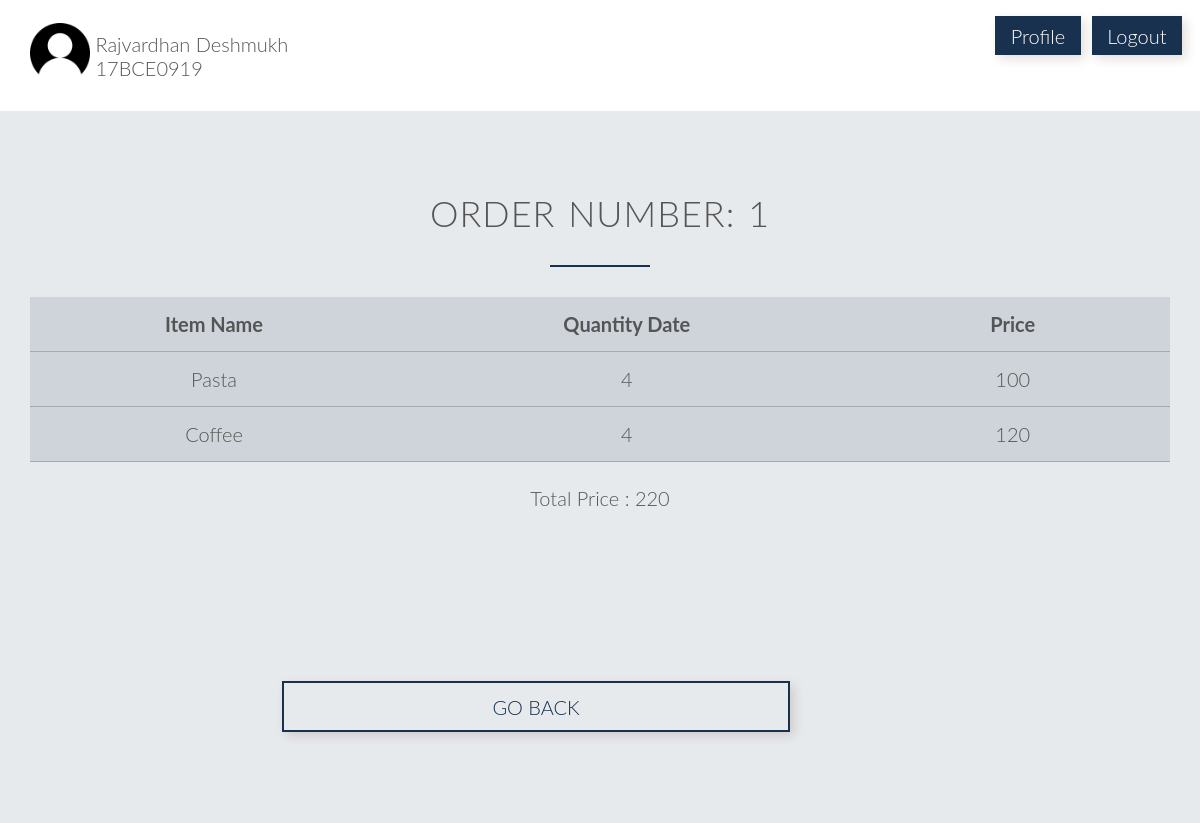
The page /stord.php?oid=1 (signed in) on the database its author committed.
### tables this page shows
CREATE TABLE `customer` (
  `custid` varchar(10) NOT NULL,
  `name` varchar(25) DEFAULT NULL,
  `wallet` int(11) DEFAULT NULL,
  `hblock` varchar(2) DEFAULT NULL,
  `hroom` int(11) DEFAULT NULL,
  `phone` decimal(30,0) DEFAULT NULL
);

CREATE TABLE `orderdet` (
  `oid` int(11) DEFAULT NULL,
  `iid` int(11) DEFAULT NULL,
  `qty` int(11) DEFAULT NULL
);

CREATE TABLE `sjtalacarte` (
  `iid` int(11) NOT NULL,
  `name` varchar(30) DEFAULT NULL,
  `price` int(11) DEFAULT NULL,
  `time` int(11) NOT NULL
);

CREATE TABLE `ord` (
  `oid` int(11) NOT NULL,
  `cid` int(11) DEFAULT NULL,
  `custid` varchar(10) DEFAULT NULL,
  `odate` date DEFAULT NULL,
  `cost` int(11) DEFAULT NULL,
  `status` varchar(15) DEFAULT NULL,
  `eid` int(11) DEFAULT NULL
);

### stord.php (the view, shortened to what this page needs)
<!DOCTYPE html>
<?php
    include('sessioncust.php');
    $uname = $_SESSION['login_user'];
    $sql = "SELECT * from customer where custid='$uname'";
    $result = mysqli_query($db,$sql);
    $row = mysqli_fetch_array($result,MYSQLI_ASSOC);
    $oid = $_GET['oid'];
?>
<html>
    <head>
        <link rel="stylesheet" type="text/css" href="css/stordstatc.css">
        <link rel="stylesheet" type="text/css" href="css/grid.css">
    </head>
    <body>
        <section class="section-cant">
            <div class="row">
                <div class="col span-10-of-12">
                    <img src="images/person.png" style="border-radius: 20%; width: 5vw;">
                    <div style="display: inline-block; vertical-align: super"><?php echo $row['name']?><br><?php echo $row['custid']?></div>
                </div>
                <div class="col span-1-of-12"><a style="text-decoration: none; background-color: #18314f; padding: 10% 20%; color: white; vertical-align: text-bottom; margin-top: 20%; margin-bottom: 20%; box-shadow: 4px 4px 10px rgba(72, 39, 10, 0.15)" href="profile.php">Profile</a></div>
                <div class="col span-1-of-12"><a style="text-decoration: none; background-color: #18314f; padding: 10% 20%; color: white; vertical-align: text-bottom; margin-top: 20%; margin-bottom: 20%; box-shadow: 4px 4px 10px rgba(72, 39, 10, 0.15)" href="index.php">Logout</a></div>
            </div>
        </section>
        <section class="section-plans">
			<div class="row">
				<h2>Order Number: <?php
                        echo $oid;
                    ?></h2>
			</div>
            <div class="row">
                <table>
                    <tr>
                        <td width=15 style="text-align: center;"><strong>Item Name</strong></td>
                        <td width=15 style="text-align: center;"><strong>Quantity Date</strong></td>
                        <td width=15 style="text-align: center;"><strong>Price</strong></td>
                    </tr>
                    <?php
                        $c = "select * from ord where oid='$oid'";
                        $res = mysqli_query($db,$c);
                        $det = mysqli_fetch_array($res,MYSQLI_ASSOC);
                        $q = "SELECT * from orderdet where oid='$oid'";
                        $r = mysqli_query($db,$q);
                        while($item = mysqli_fetch_array($r,MYSQLI_ASSOC)){
                            $iid = $item['iid'];
                            if($det['cid']==919){
                                $s = "select * from sjtalacarte where iid='$iid'";
                                $quer = mysqli_query($db,$s);
                                $ala = mysqli_fetch_array($quer,MYSQLI_ASSOC);
                                echo "<tr><td style=\"text-align: center;\">".$ala['name']."</td><td style=\"text-align: center;\">".$item['qty']."</td><td style=\"text-align: center;\">".$item['qty']*$ala['price']."</td></tr>";
                            }
                        }
                    ?>
                </table>
                <div style="text-align:center; margin-top: 2vw;">Total Price : <?php echo $det['cost']; ?></div>
            </div>
		</section>
        <section class="section-plans">
            <div class="row">
                <a style="text-decoration: none; color:#18314f;" href="homepage.php">
                    <div class="col span-5-of-11" style="box-shadow: 4px 4px 10px rgba(72, 39, 10, 0.15); text-align: center; padding: 1%;border: 2px solid #18314f;margin-left:21vw;">
                        GO BACK
                    </div>
                </a>
            </div>
        </section>
   </body>
</html>

### css/stordstatc.css (style rules this page uses)
* { margin:0; padding: 0; -webkit-box-sizing: border-box; box-sizing: border-box; }
html, body { background-color: #fff; color: #555; font-family: 'Lato','Arial', sans-serif; font-weight: 300; font-size: 20px; text-rendering: optimizeLegibility; overflow-x: hidden; }
.row { max-width: 1140px; margin: 0 auto; }
section { padding: 80px 0px; }
h1, h2, h3 { font-weight: 300; text-transform: uppercase; }
h2 { font-size: 180%; word-spacing: 2px; text-align: center; margin-bottom: 30px; letter-spacing: 1px; }
h2:after { display: block; height: 2px; background-color: #18314f; content: " "; width: 100px; margin: 0 auto; margin-top: 30px; }
table { border:none; width: 100%; border-collapse: collapse; }
th, td { padding: 15px; text-align: left; vertical-align: middle; border: none; border-bottom: 1px solid #aaaaaa; }
tr { background-color: rgba(24, 49, 79, 0.12); }
.section-cant { padding: 1%; }
.section-plans { background-color: rgba(24, 49, 79, 0.1); }

### css/grid.css (style rules this page uses)
.row { zoom: 1; }
.row:before, .row:after { content:""; display:table; }
.row:after { clear:both; }
.col { display: block; float:left; margin: 1% 0 1% 1.6%; }
.col:first-child { margin-left: 0; }
.span-5-of-11 { width: 44.58%; }
.span-10-of-12 { width: 83.06%; }
.span-1-of-12 { width: 6.86%; }

### rows shown on the page
customer: name "Rajvardhan Deshmukh", custid "17BCE0919"
orderdet: sjtalacarte.name "Pasta", qty "4", $item['qty']*$ala['price'] "100"
orderdet: sjtalacarte.name "Coffee", qty "4", $item['qty']*$ala['price'] "120"
ord: cost "220"

### other values the page prints
$oid "1"
